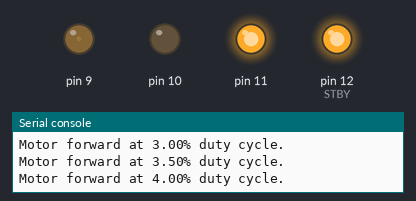
Recording of a program running on a simulated MicroPython board. Parts: output pins drawn as LEDs (lit = HIGH), the last lines printed to the serial console. At 17.4 s the program stops and its outputs stay as they are.

Above: at 0.15 s.
At 4.46 s:
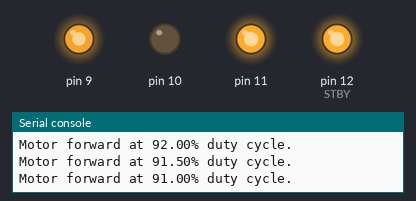
At 8.77 s:
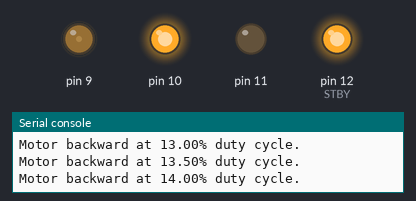
At 16.5 s:
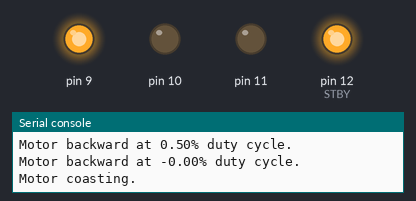
At 17.0 s:
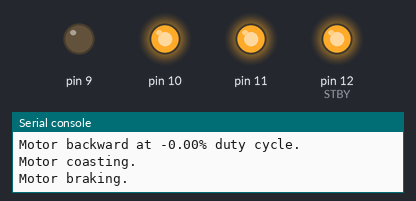
At 17.5 s:
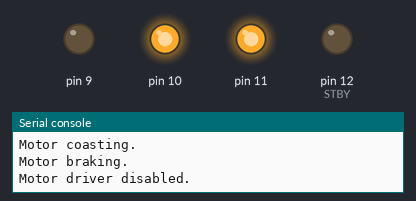
Timing chart, 0 to 18.9 s (numbered marks = the images above):
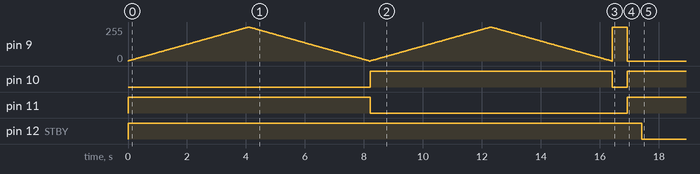

The program:

motor.py
```python
from machine import Pin, PWM

class Motor:
    """Controls a DC motor connected through an H-bridge driver.

    Manages direction via two digital GPIO pins and speed using a PWM pin.
    """

    def __init__(self, pwm_id: int, in1_id: int, in2_id: int, freq: int = 1000):
        """Initializes the motor pins and configures the default PWM frequency.

        Args:
            pwm_id (int): GPIO pin number used for PWM speed control.
            in1_id (int): GPIO pin number for direction control line 1.
            in2_id (int): GPIO pin number for direction control line 2.
            freq (int, optional): PWM frequency in Hz. Defaults to 1000.
        """
        self.pwm_pin = PWM(Pin(pwm_id))
        self.pwm_pin.freq(freq)
        self.in1_pin = Pin(in1_id, Pin.OUT)
        self.in2_pin = Pin(in2_id, Pin.OUT)

    def forward(self, duty: float = 0.0):
        """Drives the motor in the forward direction at the specified duty cycle.

        Args:
            duty (float, optional): Speed ratio normalized between 0.0 (off)
                and 1.0 (full speed). Defaults to 0.0.
        """
        dc_u16 = int(65_535 * duty)
        self.in1_pin.value(1)
        self.in2_pin.value(0)
        self.pwm_pin.duty_u16(dc_u16)

    def backward(self, duty: float = 0.0):
        """Drives the motor in the reverse direction at the specified duty cycle.

        Args:
            duty (float, optional): Speed ratio normalized between 0.0 (off)
                and 1.0 (full speed). Defaults to 0.0.
        """
        dc_u16 = int(65_535 * duty)
        self.in1_pin.value(0)
        self.in2_pin.value(1)
        self.pwm_pin.duty_u16(dc_u16)

    def short_break(self):
        """Stops the motor using active braking.

        Sets both direction pins HIGH and PWM to LOW.
        """
        self.in1_pin.value(1)
        self.in2_pin.value(1)
        self.pwm_pin.duty_u16(0)

    def stop(self):
        """Stops the motor using passive coasting.

        Sets both direction pins LOW and PWM to HIGH.
        """
        self.in1_pin.value(0)
        self.in2_pin.value(0)
        self.pwm_pin.duty_u16(65535)


if __name__ == "__main__":
    from time import sleep

    # SETUP
    STBY = Pin(12, Pin.OUT)
    STBY.value(1)
    print("Motor driver enabled.")
    mot = Motor(pwm_id=9, in1_id=11, in2_id=10)  # right
    # mot = Motor(pwm_id=15, in1_id=13, in2_id=14)  # left
    dc = 0.0
    inc = 1 / 200

    # LOOP
    for _ in range(200):
        dc += inc
        mot.forward(dc)
        print(f"Motor forward at {dc:.2%} duty cycle.")
        sleep(4 / 200)
    for _ in range(200):
        dc -= inc
        mot.forward(dc)
        print(f"Motor forward at {dc:.2%} duty cycle.")
        sleep(4 / 200)
    for _ in range(200):
        dc += inc
        mot.backward(dc)
        print(f"Motor backward at {dc:.2%} duty cycle.")
        sleep(4 / 200)
    for _ in range(200):
        dc -= inc
        mot.backward(dc)
        print(f"Motor backward at {dc:.2%} duty cycle.")
        sleep(4 / 200)

    mot.stop()
    print("Motor coasting.")
    sleep(0.5)
    mot.short_break()
    print("Motor braking.")
    sleep(0.5)
    STBY.value(0)
    print("Motor driver disabled.")
```

Measured:
- by itself, pin 10: LOW → HIGH at 8.2 s, → LOW 8.2 s later, → HIGH 0.50 s later
- by itself, pin 11: LOW → HIGH at 0.00 s, → LOW 8.2 s later, → HIGH 8.7 s later
- by itself, pin 12 (STBY): LOW → HIGH at 0.00 s, → LOW 17.4 s later
